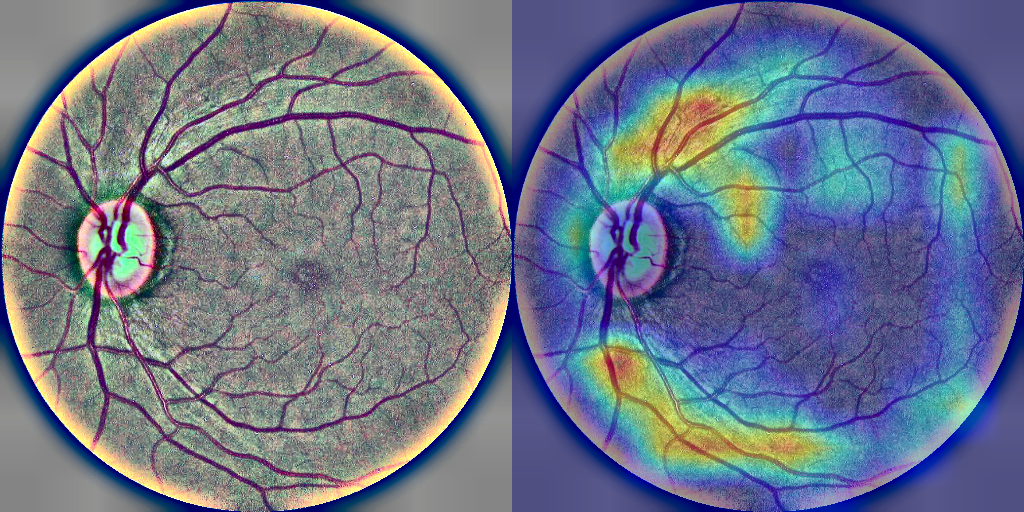
#> input picture reports/gradcam/gradcam_0125fbd2e791_class0.png, 1024 x 512 px
$ python -i crop.py   (imports and definitions only)
#> lines starting #> are read from the running program, lines starting #| are printed output that depends on the picture; after the words box and inside, x2 and y2 are one past the last pixel; in counts of white or black regions, pixels touching at a corner belong together
#> further down, picture is the input picture: shape (512, 1024, 3); mean B, G, R 137, 115.5, 107.6
import cv2
import numpy as np

def remove_black_borders(image: np.ndarray, threshold: int = 10) -> np.ndarray:
#> called with threshold = 10
    gray = cv2.cvtColor(image, cv2.COLOR_BGR2GRAY)
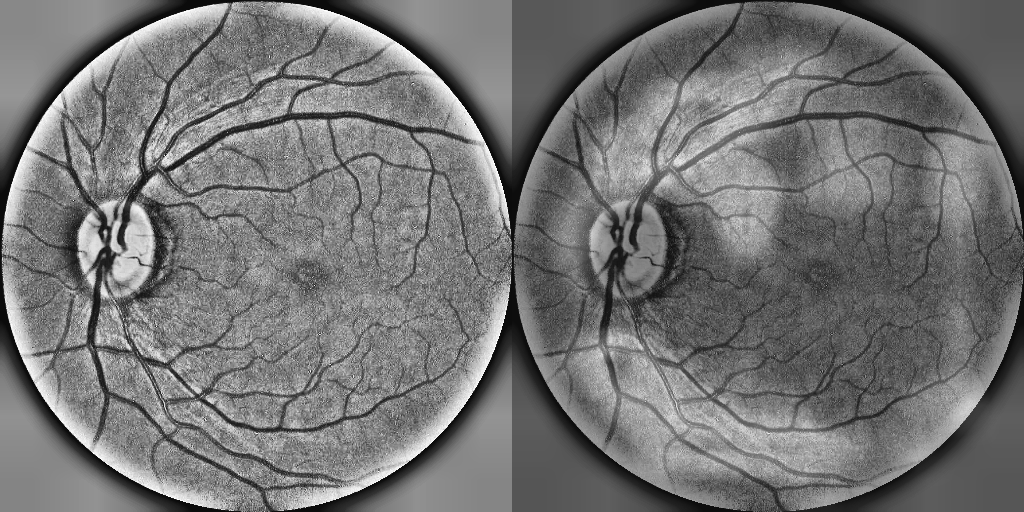
#> gray: shape (512, 1024); min 10, max 255, mean 115.6
    _, thresh = cv2.threshold(gray, threshold, 255, cv2.THRESH_BINARY)
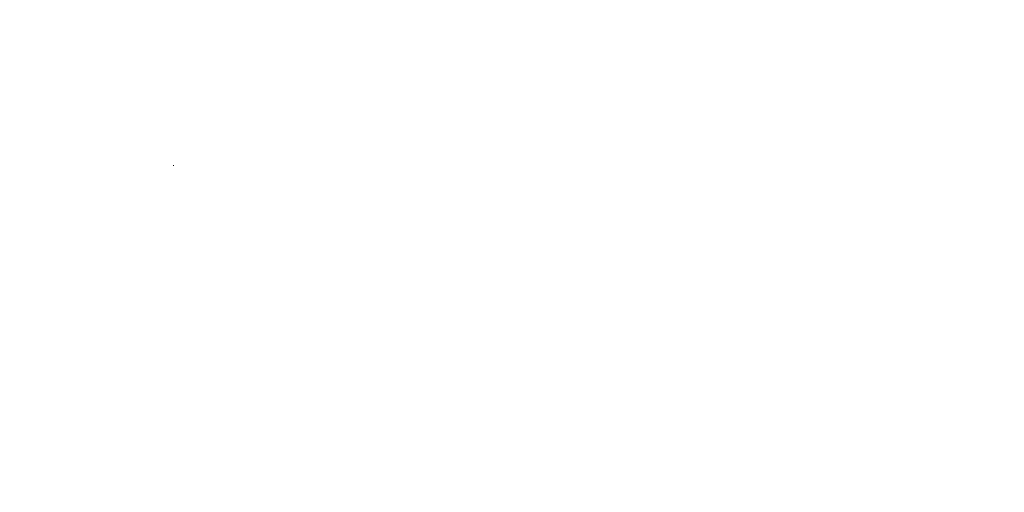
#> thresh: shape (512, 1024); 100% white; black in thin lines or dots, all inside (x1, y1, x2, y2) = (173, 165, 174, 166)
    x, y, w, h = cv2.boundingRect(thresh)
#> x = 0; y = 0; w = 1024; h = 512
    if w == 0 or h == 0:
        return image
    return image[y:y+h, x:x+w]

def circular_crop(image: np.ndarray) -> np.ndarray:
    h, w = image.shape[:2]
    mask = np.zeros((h, w), dtype=np.uint8)

    center = (w // 2, h // 2)
    radius = min(h, w) // 2
    cv2.circle(mask, center, radius, 255, -1)

    return cv2.bitwise_and(image, image, mask=mask)

def resize_to_square(image: np.ndarray, size: int = 512) -> np.ndarray:
    return cv2.resize(image, (size, size), interpolation=cv2.INTER_LANCZOS4)

>>> import cv2
>>> picture = cv2.imread('../reports/gradcam/gradcam_0125fbd2e791_class0.png')
>>> result = remove_black_borders(picture)

$ run again, on reports/gradcam/gradcam_025a169a0bb0_class2.png
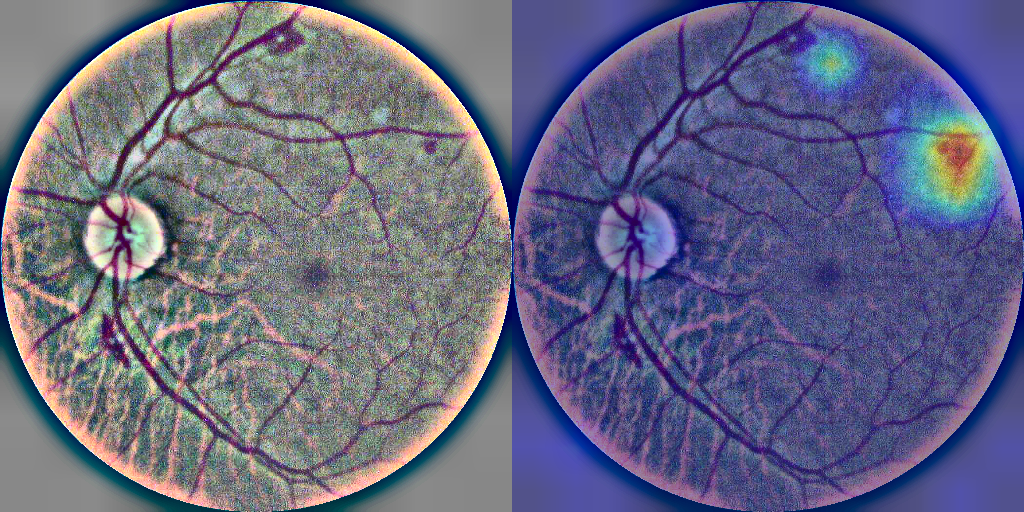
#> input picture reports/gradcam/gradcam_025a169a0bb0_class2.png, 1024 x 512 px
#> picture is the input picture: shape (512, 1024, 3); mean B, G, R 130.5, 103.5, 103
#> in remove_black_borders, `gray = cv2.cvtColor(image, cv2.COLOR_BGR2GRAY)`:
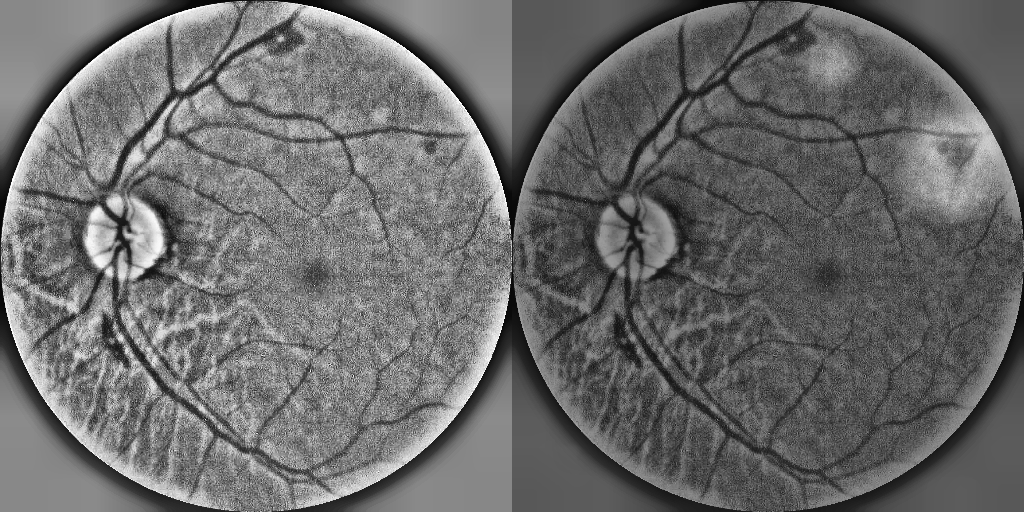
#> gray: shape (512, 1024); min 6, max 255, mean 106.4
#> in remove_black_borders, `_, thresh = cv2.threshold(gray, threshold, 255, cv2.THRESH_BINARY)`:
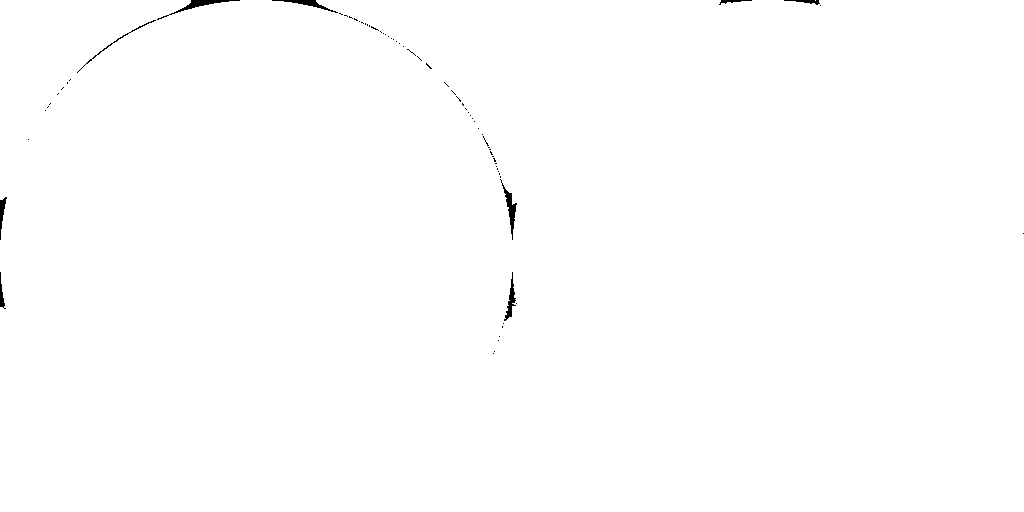
#> thresh: shape (512, 1024); 99.7% white; 71 black regions (62 under 20 px), largest, box (x1, y1, x2, y2) and area: (157, 0, 240, 20) 258, (500, 179, 517, 240) 252, (272, 0, 338, 13) 197
#> x = 0; w = 1024; h = 512

$ run again, on reports/gradcam/gradcam_0e3572b5884a_class0.png
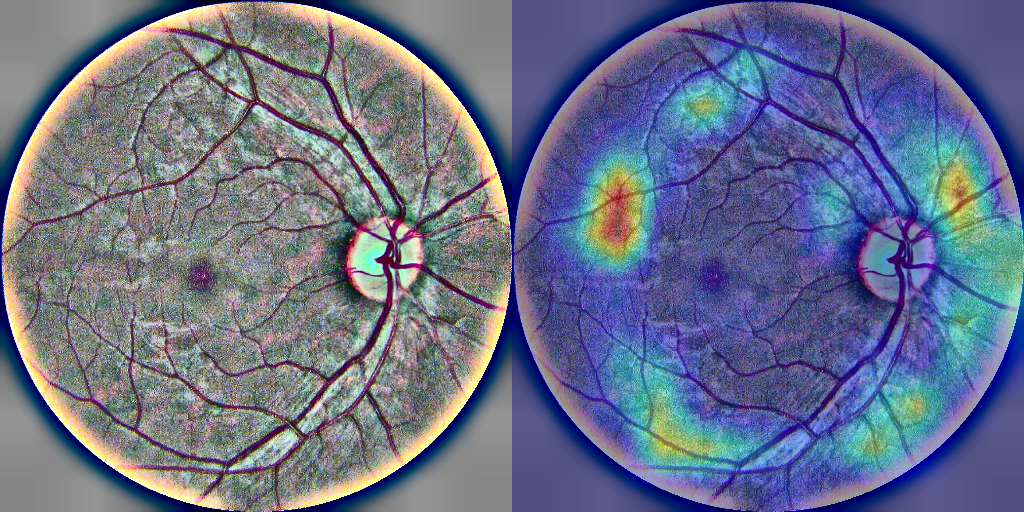
#> input picture reports/gradcam/gradcam_0e3572b5884a_class0.png, 1024 x 512 px
#> picture is the input picture: shape (512, 1024, 3); mean B, G, R 137.5, 111.8, 104.7
#> in remove_black_borders, `gray = cv2.cvtColor(image, cv2.COLOR_BGR2GRAY)`:
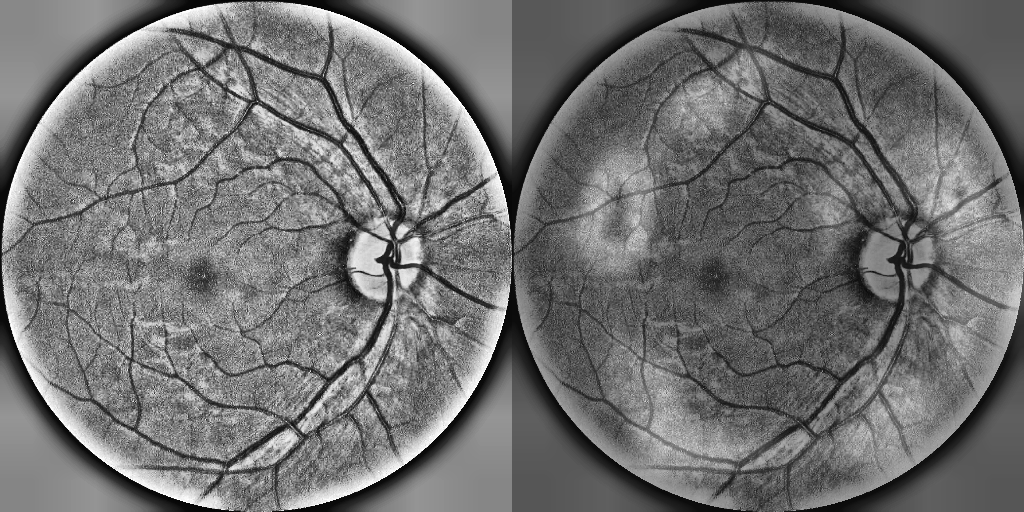
#> gray: shape (512, 1024); min 2, max 255, mean 112.6
#> in remove_black_borders, `_, thresh = cv2.threshold(gray, threshold, 255, cv2.THRESH_BINARY)`:
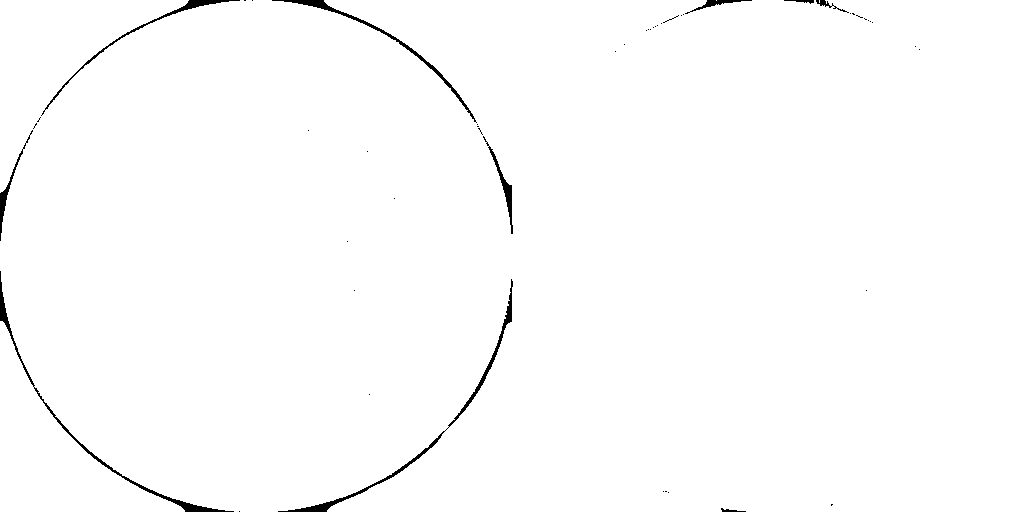
#> thresh: shape (512, 1024); 99.1% white; 50 black regions (40 under 20 px), largest, box (x1, y1, x2, y2) and area: (278, 279, 513, 512) 1213, (0, 271, 234, 512) 1108, (272, 0, 477, 123) 832
#> x = 0; w = 1024; h = 512
